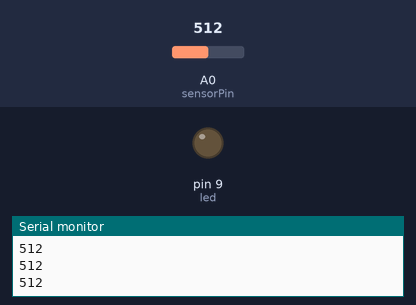
A sketch run on a simulated Arduino Uno, built with avr-gcc and run on an emulated ATmega328P. On the bench: output pins drawn as LEDs (lit = HIGH), the last lines printed to the serial monitor. Inputs (shaded band) come from the test bench; at power-on: A0 (sensorPin) = 512.

Above: at 1.2 s.
1.3 s: A0 (sensorPin) set to 691
2.8 s: A0 (sensorPin) set to 715
At 3.6 s:
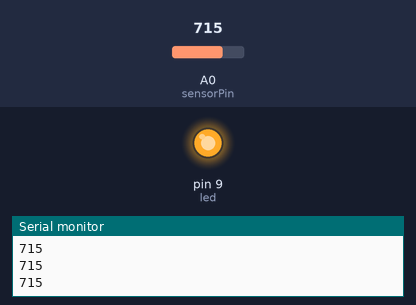
4.3 s: A0 (sensorPin) set to 690
At 4.6 s:
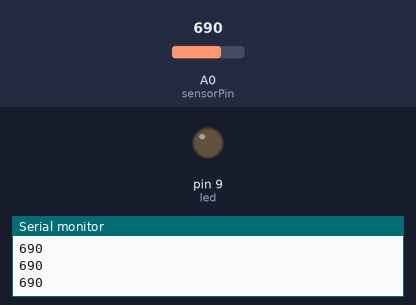
5.8 s: A0 (sensorPin) set to 710
At 7.0 s:
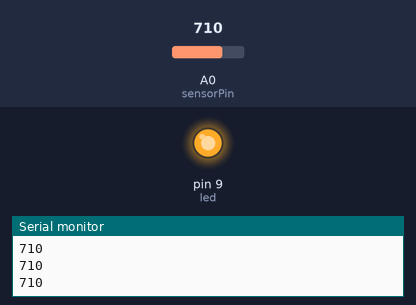
Timing chart, 0 to 8.3 s (numbered marks = the images above; inputs shaded):
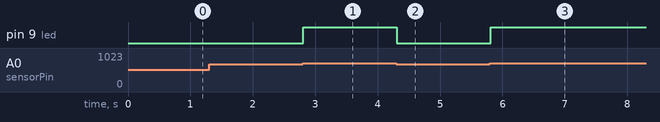

The sketch:

gaz_sensoru.ino
```cpp
int led = 9;
int sensorPin=A0;

void setup() {
  pinMode(led,OUTPUT);
  Serial.begin(9600);

}

void loop() {
  int deger= analogRead(sensorPin);
  Serial.println(deger);

  if(deger > 700){
    digitalWrite(led,HIGH);
  }
  else{
    digitalWrite(led,LOW);
    }
}
```

Measured:
- the behaviour switches between 700 and 701 on A0 (sensorPin) (found by bisection; images 0 and 1)
- after the input at 2.8 s, pin 9 (led): LOW → HIGH at once
- after the input at 4.3 s, pin 9 (led): HIGH → LOW at once
- after the input at 5.8 s, pin 9 (led): LOW → HIGH at once
